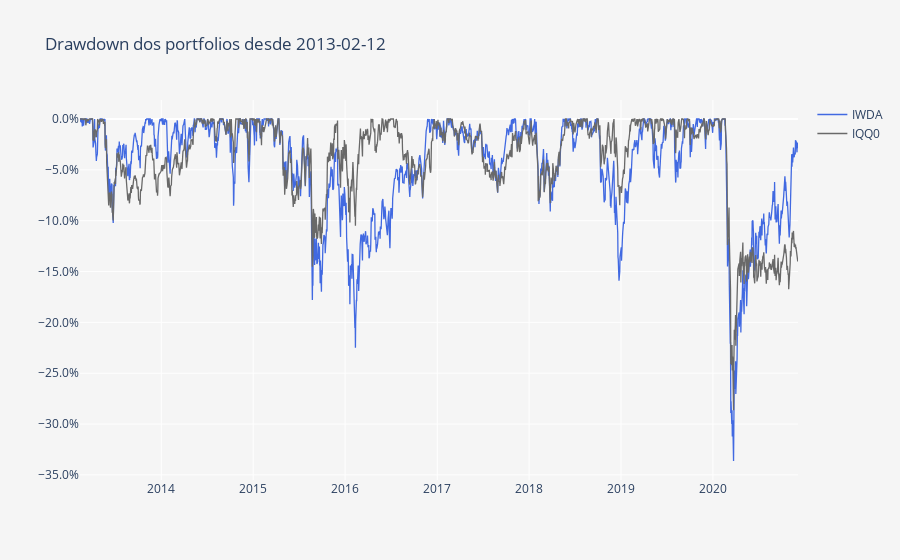

Notebook cell for this chart:
### Markdown cell above
O gráfico acima apresenta a linha de performance de ambos os ETFs. Em baixo podemos ver um pequeno gráfico do diferencial absoluto entre ambos e nos apercebermos facilmente das diferentes performances ao longo do tempo. Podemos observar uma overperformance do IQQ0 em períodos de stress dos mercados accionistas que acaba por ser compensada por uma underperformance quando os mercados estão a subir.

### Code cell
DD = compute_drawdowns(fundos)
DD = DD /100

layout = go.Layout(
    title='Drawdown dos portfolios desde ' + Begin,
    plot_bgcolor='#f5f5f5',
    paper_bgcolor='#f5f5f5',
    xaxis=dict(
        title='',
        showgrid=True,
        titlefont=dict(size=12),
    ),
    yaxis=dict(
        title='',
        showgrid=True,
        zeroline=True, # Adicionar ou não a zero line
        tickformat=".1%" # tickformat=".2%" se quiseres mais casas decimais
    ))

trace0 = go.Scatter(
    x = DD.index,
    y = DD.iloc[:, 0],
    name = 'IWDA',
    line = dict(
        color = 'royalblue',
        width = 1.3)
)

trace1 = go.Scatter(
    x = DD.index,
    y = DD.iloc[:, 1],
    name = 'IQQ0',
    line = dict(
        color = 'dimgrey',
        width = 1.3)
)

data = [trace0, trace1]
        
fig = go.Figure(data=data, layout=layout)
py.iplot(fig)

### Figure 1 — Plotly figure (JSON) as saved in the notebook; plotly's stock layout.template omitted (floating-point values rounded to 4 significant figures; data arrays with more than 128 entries replaced by an {"elided": "..."} marker saying what was removed)
{"data": [{"line": {"color": "royalblue", "width": 1.3}, "name": "IWDA", "type": "scatter", "x": {"elided": "1998 str values"}, "y": {"elided": "1998 float values"}}, {"line": {"color": "dimgrey", "width": 1.3}, "name": "IQQ0", "type": "scatter", "x": {"elided": "1998 str values"}, "y": {"elided": "1998 float values"}}], "layout": {"autosize": true, "paper_bgcolor": "#f5f5f5", "plot_bgcolor": "#f5f5f5", "title": {"text": "Drawdown dos portfolios desde 2013-02-12"}, "xaxis": {"autorange": true, "range": ["2013-02-12", "2020-12-04"], "showgrid": true, "title": {"font": {"size": 12}, "text": ""}, "type": "date"}, "yaxis": {"autorange": true, "range": [-0.355, 0.01868], "showgrid": true, "tickformat": ".1%", "title": {"text": ""}, "type": "linear", "zeroline": true}}}
